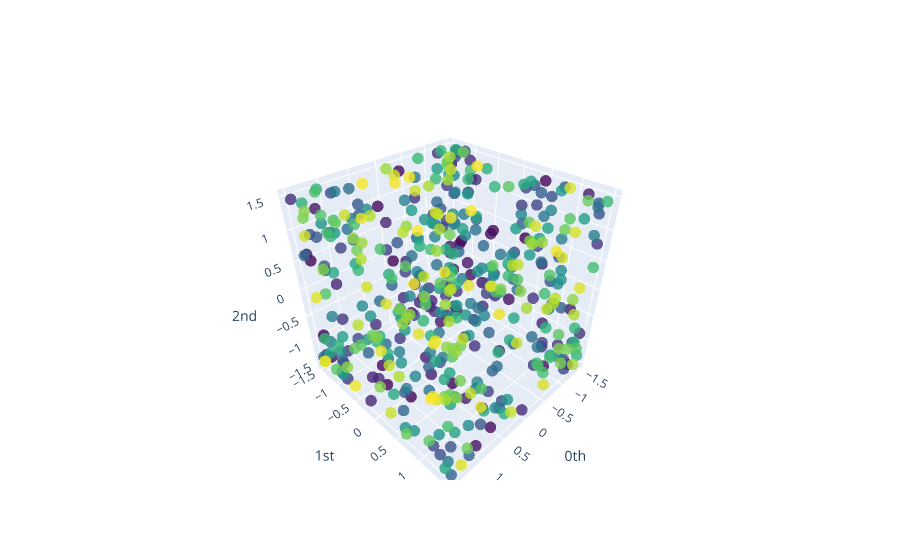

Source (notebook cell):
### Code cell
plot_point_cloud(noisy_point_cloud)

### Figure 1 — Plotly figure (JSON) as saved in the notebook; plotly's stock layout.template omitted (floating-point values rounded to 4 significant figures; data arrays with more than 128 entries replaced by an {"elided": "..."} marker saying what was removed)
{"data": [{"marker": {"color": {"elided": "484 int values"}, "colorscale": [[0, "#440154"], [0.1111, "#482878"], [0.2222, "#3e4989"], [0.3333, "#31688e"], [0.4444, "#26828e"], [0.5556, "#1f9e89"], [0.6667, "#35b779"], [0.7778, "#6ece58"], [0.8889, "#b5de2b"], [1, "#fde725"]], "opacity": 0.8, "size": 4}, "mode": "markers", "type": "scatter3d", "x": {"elided": "484 float values"}, "y": {"elided": "484 float values"}, "z": {"elided": "484 float values"}}], "layout": {"scene": {"xaxis": {"exponentformat": "e", "showexponent": "all", "title": {"text": "0th"}, "type": "linear"}, "yaxis": {"exponentformat": "e", "showexponent": "all", "title": {"text": "1st"}, "type": "linear"}, "zaxis": {"exponentformat": "e", "showexponent": "all", "title": {"text": "2nd"}, "type": "linear"}}}}
